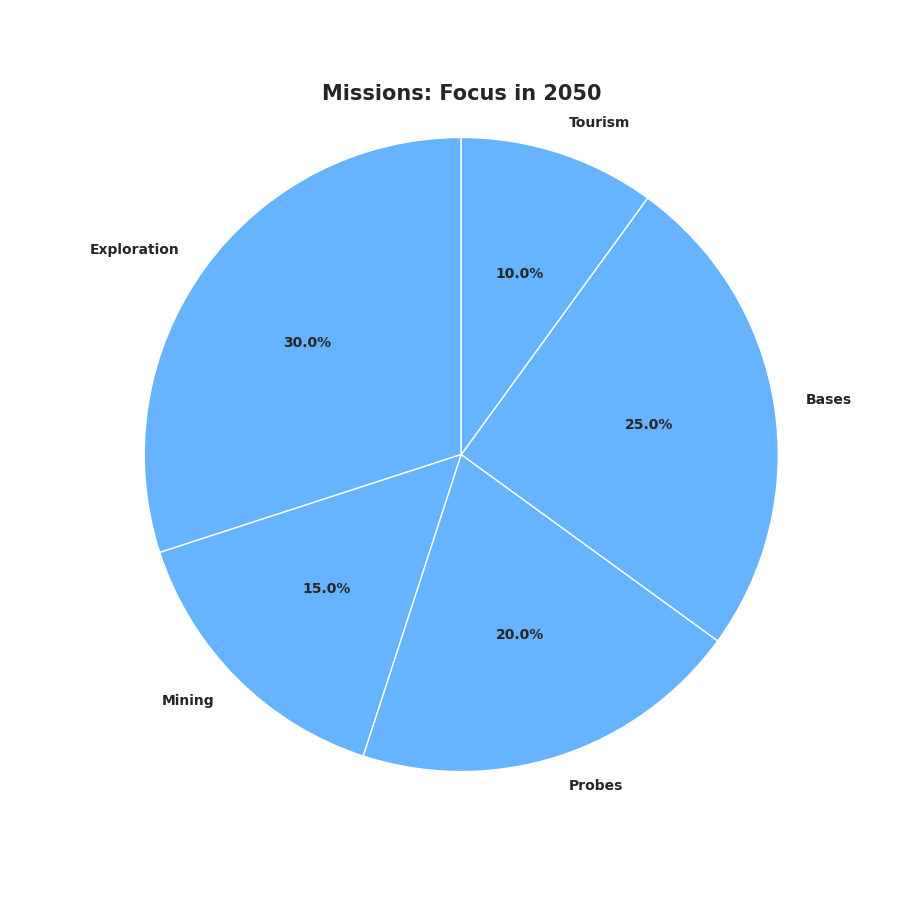

Reproduce this figure in Python.
import matplotlib.pyplot as plt

# Shortened focus area labels
focus_areas = ['Exploration', 'Mining', 'Probes', 'Bases', 'Tourism']
mission_distribution = [30, 15, 20, 25, 10]

fig, ax = plt.subplots(figsize=(9, 9))

single_color = '#66b3ff'

wedges, texts, autotexts = ax.pie(
    mission_distribution, 
    labels=focus_areas, 
    autopct='%1.1f%%', 
    startangle=90,
    colors=[single_color] * len(focus_areas),
    textprops={'fontsize': 10, 'weight': 'bold'}
)

ax.axis('equal')
ax.set_title("Missions: Focus in 2050", fontsize=15, fontweight='bold', ha='center')

plt.show()
